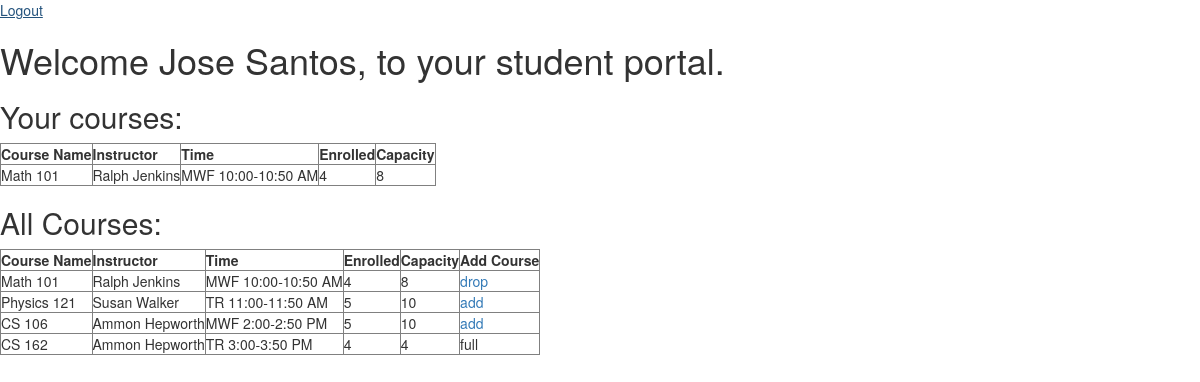
Screenshot of /home (signed in) with the database file from the repository.
### api.py (models this page shows)
class User(UserMixin, db.Model):
    __tablename__ = 'user'
    id = db.Column(db.Integer, primary_key=True)
    username = db.Column(db.String, unique=True, nullable=False)
    password = db.Column(db.String, nullable=False)

class Class(db.Model):
    __tablename__ = 'class'
    id = db.Column(db.Integer, primary_key=True)
    course_name = db.Column(db.String, unique=True, nullable=False)
    teacher_id = db.Column(db.Integer, nullable=False)
    enrolled = db.Column(db.Integer, nullable=False)
    capacity = db.Column(db.Integer, nullable=False)
    time = db.Column(db.String, nullable=False)

### app.py (the view)
@app.route('/home')
@login_required
def home():
    if Student.query.filter_by(user_id = current_user.id).first() is not None:
        student_id = Student.query.filter_by(user_id = current_user.id).first().id
        grades_table = '<tr><th>Course Name</th><th>Instructor</th><th>Time</th><th>Enrolled</th><th>Capacity</th></tr>'
        class_id_list = []
        for row in Enrollment.query.filter_by(student_id = student_id).all():
            course_name = str(Class.query.filter_by(id = row.class_id).first().course_name)
            instructor =  str(Teacher.query.filter_by(id = Class.query.filter_by(id = row.class_id).first().teacher_id).first().name)
            time = str(Class.query.filter_by(id = row.class_id).first().time)
            enrolled = str(str(Class.query.filter_by(id = row.class_id).first().enrolled))
            capacity = str(str(Class.query.filter_by(id = row.class_id).first().capacity))
            class_id_list.append(row.class_id)
            grades_table += '<tr> <td>' + course_name + '</td>'
            grades_table += '<td>' + instructor + '</td>'
            grades_table += '<td>' + time + '</td>'
            grades_table += '<td>' + enrolled + '</td>'
            grades_table += '<td>' + capacity + '</td></tr>'
        all_classes = '<tr><th>Course Name</th><th>Instructor</th><th>Time</th><th>Enrolled</th><th>Capacity</th><th>Add Course</th></tr>'
        for row in Class.query.all():
            course_name = row.course_name
            instructor =  str(Teacher.query.filter_by(id = Class.query.filter_by(id = row.id).first().teacher_id).first().name)
            time = row.time
            enrolled = str(row.enrolled)
            capacity = str(row.capacity)
            if row.id in class_id_list:
                add = '<a href = \'/drop/' + str(row.id) + '\'>drop</a>'
            else:
                if row.enrolled >= row.capacity:
                    add = 'full'
                else:
                    add = '<a href = \'/add/' + str(row.id) + '\'>add</a>'
            all_classes += '<tr> <td>' + course_name + '</td>'
            all_classes += '<td>' + instructor + '</td>'
            all_classes += '<td>' + time + '</td>'
            all_classes += '<td>' + enrolled + '</td>'
            all_classes += '<td>' + capacity + '</td>'
            all_classes += '<td>' + add + '</td></tr>'
        return render_template('home.html',name = current_user.username, id = 'student', grades = grades_table, total = all_classes)
    else:
        return render_template('home.html', name = current_user.username, id = 'teacher')

### app.py (called while the page is built)
@login_manager.user_loader
def load_user(user_id):
    return User.query.get(int(user_id))

### templates/home.html (shortened to what this page needs)
{% extends "bootstrap/base.html" %}
{% block content %}
    <a href='/logout'>Logout</a>
    <h1>Welcome {{ name }}, to your {{ id }} portal.</h1>
    <h2>Your courses:</h2>
    <table border="1">
        {{ grades|safe }}
    </table>
    <h2>All Courses:</h2>
    <table border="1">
        {{ total|safe }}
    </table>
{% endblock %}

### rows the page displays
User: username "Jose Santos"
Class: time "Course Name Instructor Time Enrolled Capacity Math 101 Ralph Jenkins MWF 10:00-10:50 AM 4 8"
Class: time "Course Name Instructor Time Enrolled Capacity Add Course Math 101 Ralph Jenkins MWF 10:00-10:50 AM 4 8 drop Physics 121 Susan Walker TR 11:00-11:50 AM 5 10 add CS 106 Ammon Hepworth MWF 2:00-2:50 PM 5 10 add CS 162 Ammon Hepworth TR 3:00-3:50 PM 4 4 full"

### other values shown
{{ id }} "student"
